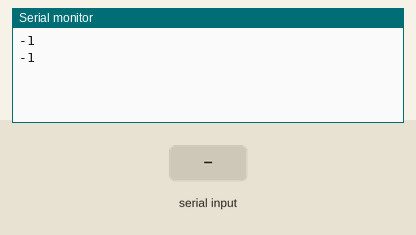
A sketch run on a simulated Arduino Uno, built with avr-gcc and run on an emulated ATmega328P. Parts: the last lines printed to the serial monitor. The test bench sets the inputs (shaded band).

Above: at 1.2 s.
1.3 s: byte 30 received over Serial
At 2.6 s:
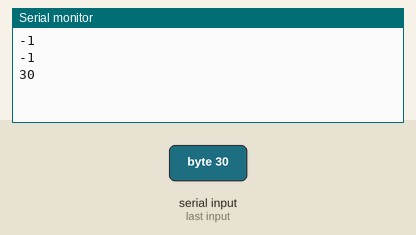
2.8 s: byte 90 received over Serial
At 3.8 s:
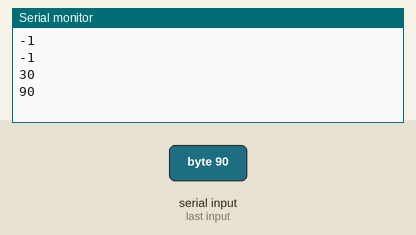
4.3 s: byte 120 received over Serial
At 5.6 s:
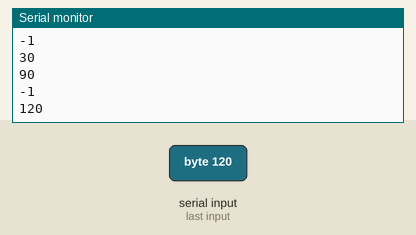
Timing chart, 0 to 7.3 s (numbered marks = the images above; inputs shaded):
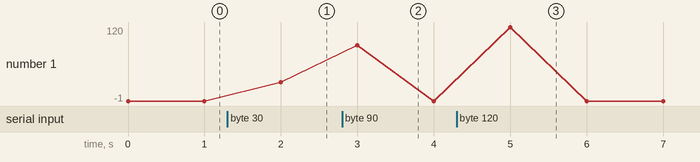

Measured:
- after the input at 1.3 s, the serial monitor: prints a new line after 0.70 s (image 1)
- after the input at 2.8 s, the serial monitor: prints a new line after 0.20 s (image 2)
- after the input at 4.3 s, the serial monitor: prints a new line after 0.70 s (image 3)
- plotted number 1: -1 → 30 after the input at 1.3 s

The sketch:

SerialVeryBasic.ino
```cpp
//Quick sketch to demonstrate the basics of Serial Communication

void setup()
{
  Serial.begin(9600); //Start Serial
}

void loop()
{
  int value = Serial.read(); //read from the Serial Monitor
  Serial.println(value); //Display the vvalue
  delay(1000); //Delay for readability

}
```
